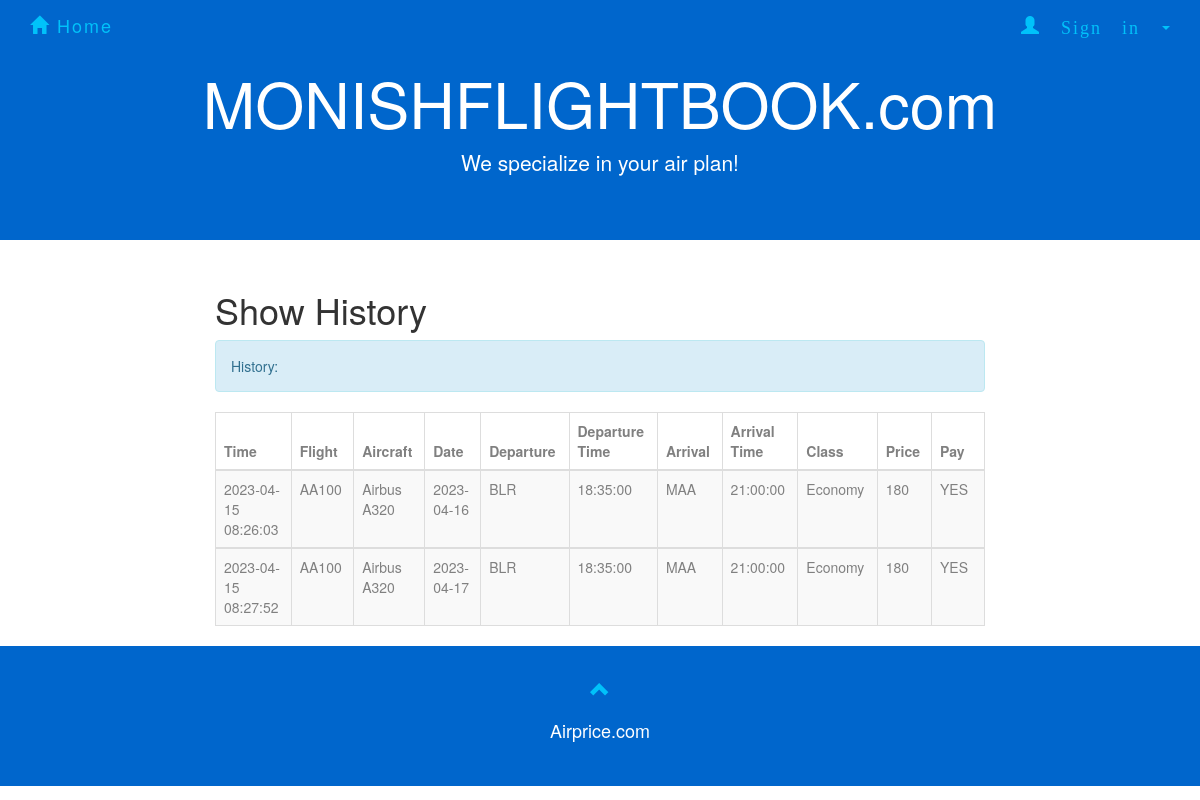
Page /showhistory.php (signed in) on the committed database.
### tables this page shows
CREATE TABLE `flight` (
  `number` varchar(20) NOT NULL,
  `airplane_id` varchar(10) NOT NULL,
  `departure` varchar(10) NOT NULL,
  `d_time` time NOT NULL,
  `arrival` varchar(10) NOT NULL,
  `a_time` time NOT NULL
);

CREATE TABLE `book` (
  `ID` int(11) NOT NULL,
  `time` datetime NOT NULL,
  `date` date NOT NULL,
  `flightno` varchar(10) NOT NULL,
  `username` varchar(45) NOT NULL,
  `classtype` varchar(20) NOT NULL,
  `paid` int(1) DEFAULT 0
);

CREATE TABLE `airplane` (
  `ID` varchar(10) NOT NULL,
  `type` varchar(10) NOT NULL,
  `company` varchar(20) NOT NULL
);

CREATE TABLE `class` (
  `number` varchar(10) NOT NULL,
  `name` varchar(20) NOT NULL,
  `capacity` int(11) NOT NULL,
  `price` float NOT NULL
);

### showhistory.php (the view, shortened to what this page needs)
<?php
$user = $_SESSION['user'];
?>
<!DOCTYPE html>
<html>
<html lang="en">
<head>
  <link rel="stylesheet" href="http://maxcdn.bootstrapcdn.com/bootstrap/3.3.5/css/bootstrap.min.css">
  <link rel="stylesheet" href="forcompany.css">
  <link rel="stylesheet" href="homepage.css">
  <link rel="stylesheet" href="AdminSignin.css">
</head>
<body>
  <nav class="navbar navbar-default navbar-fixed-top">
    <div class="container">
      <div class="navbar-header">
        <a class="navbar-brand" href="homepage.html"><span class="glyphicon glyphicon-home"></span> Home</a>
      </div>
      <div class="collapse navbar-collapse" id="myNavbar">
        <ul class="nav navbar-nav navbar-right">
          <li class="dropdown" id = "new">
            <a class="dropdown-toggle" data-toggle="dropdown" href="#"><span class="glyphicon glyphicon-user"> Sign in&nbsp;</span><span class="caret"></span>
            </a>
              </li>
            </ul>
      </div>
    </div>
  </nav>
<div class="jumbotron text-center">
        <h1>MONISHFLIGHTBOOK.com</h1>
        <p>We specialize in your air plan!</p>
</div>
<div class="container-fluid text-center">
  <div class="row content">
    <div class="col-sm-2 sidenav">
    </div>
    <div class="col-sm-8 text-left">
      <h1>Show History</h1>
<?php
include_once 'dbconnect2.php';
$sql = "SELECT FL.number AS FLnumber, company, type, time, B.date,  departure, d_time, arrival, a_time, C.name AS classname, price, paid
            FROM flight FL,  class C, airplane AP , book B
            WHERE (FL.number = C.number) AND (B.flightno = c.number) AND (classtype = C.name) AND (FL.airplane_id = AP.ID)
            AND  B.username = '$user' AND paid = '1'
            ORDER BY time";
$result = mysqli_query($con,$sql);
$rowcount = mysqli_num_rows($result);
    if($rowcount == 0){
        echo "<div class='alert alert-info'><strong>Nothing in the history.</strong></div>";
    }
    else{
    echo "<div class='alert alert-info'>History:</div>";
    echo "<table class='table table-bordered table-striped table-hover'>
          <thead>
          <tr>
            <th>Time</th>
            <th>Flight</th>
            <th>Aircraft</th>
            <th>Date</th>
            <th>Departure</th>
            <th>Departure Time</th>
            <th>Arrival</th>
            <th>Arrival Time</th>
            <th>Class</th>
            <th>Price</th>
            <th>Pay</th>
          </tr>
          </thead>";
    while($row = mysqli_fetch_array($result)) {
        echo "<tbody><tr>";
        echo "<td>" . $row['time'] . "</td>";
        echo "<td>" . $row['FLnumber'] . "</td>";
        echo "<td>" . $row['company']." ".$row['type']. "</td>";
        echo "<td>" . $row['date'] . "</td>";
        echo "<td>" . $row['departure'] . "</td>";
        echo "<td>" . $row['d_time'] . "</td>";
        echo "<td>" . $row['arrival'] . "</td>";
        echo "<td>" . $row['a_time'] . "</td>";
        echo "<td>" . $row['classname'] . "</td>";
        echo "<td>" . $row['price'] . "</td>";
        if($row['paid'] == 1){
            echo "<td>YES</td>";
        }
        echo "</tr>";
    }
    echo " </tbody></table>";
    }
?>
    </div>
  </div>
</div>
<footer class="container-fluid text-center">
        <a href="#signUpPage" title="To Top">
            <span class="glyphicon glyphicon-chevron-up"></span>
        </a>
        <p>Airprice.com</p>
</footer>
</body>
</html>

### forcompany.css (style rules this page uses)
.jumbotron { background-color: #0066cc; color: #ffffff; }
.navbar { margin-bottom: 0; background-color: #0066cc; border: 0; font-size: 18px !important; letter-spacing: 2px; opacity: 0.9; }
.navbar li a, .navbar .navbar-brand { color: #00ccff !important; }
footer { background-color: #0066cc; color: #fff; padding: 32px; font-size: 18px; }
footer .glyphicon { font-size: 20px; margin-bottom: 20px; color: #00ccff; opacity: 0.9; }

### AdminSignin.css (style rules this page uses)
th { width: 50px; height: 10px; color: gray; }
td { color: gray; }

### rows in the picture
flight: book.time "2023-04-15 08:26:03", number "AA100", airplane.company "Airbus", airplane.type "A320", book.date "2023-04-16", departure "BLR", d_time "18:35:00", arrival "MAA", a_time "21:00:00", class.name "Economy", class.price "180", book.time "2023-04-15 08:27:52", book.date "2023-04-17"
